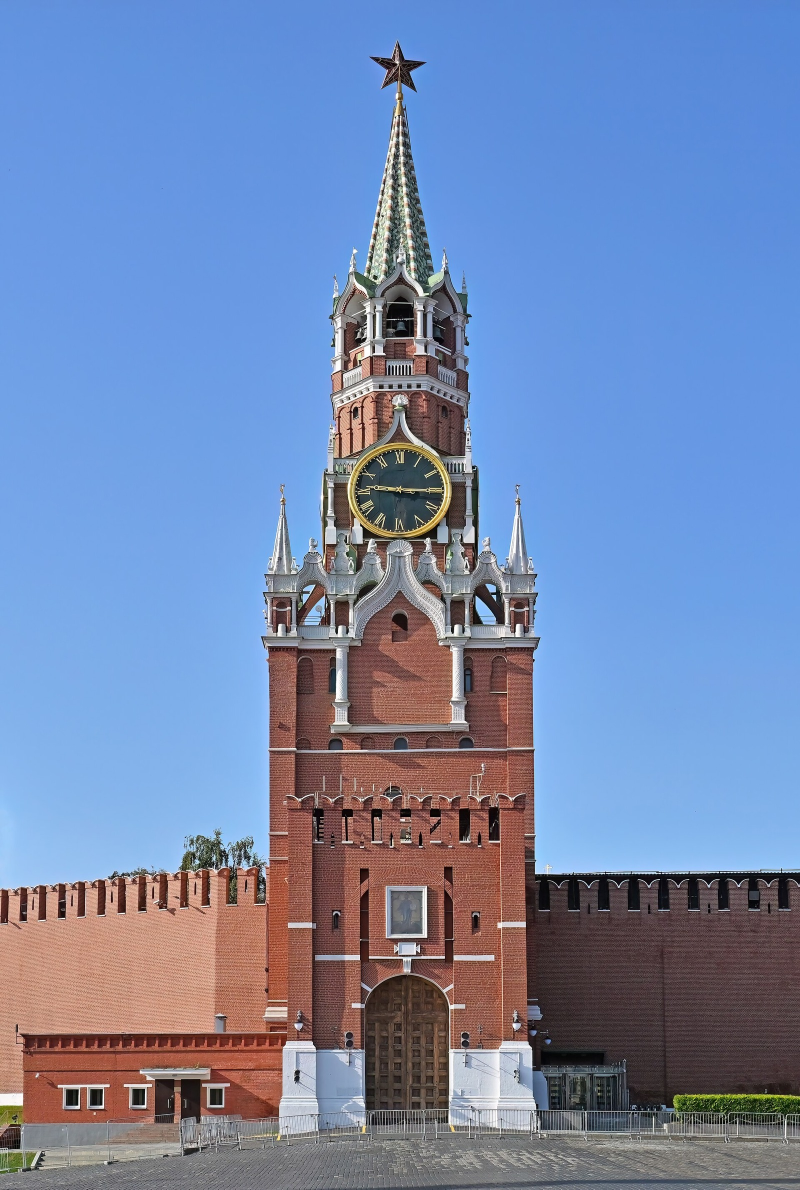
#> input picture scratch/img/web/hist02/tower_1.jpg, 1600 x 2379 px (shown at 1/2 size)
$ python -i build_hist02.py   (imports and definitions only)
#> lines starting #> are read from the running program, lines starting #| are printed output that depends on the picture
"""История России №2 «Часы, у которых крутился циферблат» — Reels 9:16.

Правила серии — docs/scenarios/history/README.md: рисованный дедушка-летописец (HeyGen),
голос Станислав, только настоящие картинки (Wikimedia Commons), движение — монтажом,
без звука «вжух» на сменах, ≤5–6 картинок, каждая держится ≥4 с.

Главный приём — вращающийся циферблат: кольцо из 17 славянских букв-чисел медленно
крутится под неподвижным золотым лучом поверх размытого фото Спасской башни
(рисуется кодом, это монтажная графика, не генерация).

python3 render/landing/build_hist02.py   →  render/landing/hist02-9x16.mp4
"""
import json
import math
import os
import subprocess
import sys

from PIL import Image, ImageDraw, ImageFilter, ImageFont

sys.path.insert(0, os.path.dirname(os.path.abspath(__file__)))
import build_hist01 as H   # картинки, плашки, наезды/панорамы (общие для серии)
import build_ig6 as B
import sfx as SFX

ROOT = B.ROOT
B.SCEN = f"{ROOT}/docs/scenarios/history/02-clock.md"
B.AUDIO = os.environ.get("AUDIO", f"{ROOT}/scratch/hist/02-trim.mp3")
B.WHISPER = os.environ.get("WHISPER", f"{ROOT}/scratch/hist02-whisper-a.json")
B.CLIP = os.environ.get("CLIP", f"{ROOT}/scratch/hist/02-host.mp4")
B.OUT = os.environ.get("OUT", f"{ROOT}/render/landing/hist02-9x16.mp4")
B.TMP = f"{ROOT}/render/landing/.hist02"
WEB = f"{ROOT}/scratch/img/web/hist02"
MUSIC = H.MUSIC
MUSIC_GAIN = 0.11
W, H_ = B.W, B.H
GOLD = (214, 170, 82)
DIAL_D, DIAL_CY = 680, 730
F_DIAL = "/usr/share/fonts/truetype/dejavu/DejaVuSerif-Bold.ttf"
# славянские числа 1–17 (буква + титло рисуется линией над ней)
SLAV = ["а", "в", "г", "д", "є", "ѕ", "з", "и", "ѳ", "і", "аі", "ві", "гі", "ді", "єі", "ѕі", "зі"]

# (имя, файл/dial, режим, слово-начало, после слова, слово-конец, опции)
SHOTS = [
    ("dial1", None, "dial", None, None, "Это", {}),
    ("tower", "tower_1.jpg", "cover", "Такие", None, "В", {"dx": 0}),
    ("kremlin", "kremlin_4.jpg", "cover", "В", "Кремля", "Сверху", {"dx": 1}),
    ("dial2", None, "dial", "Сверху", None, "И", {}),
    ("dial3", None, "dial", "Летом", None, "Иностранцы", {"seventeen": True}),
    ("foreign", "spass2_1.jpg", "cover", "Иностранцы", None, "потом", {"dx": -1}),
    ("peter", "peter_1.jpg", "card", "потом", None, "Скажите", {"zoom": 1.06}),
]
CHIPS = [
    ("Спасская башня, Кремль", "Такие", None, "В", 330),
    ("1625 · мастер Христофор Головей", "В", "Кремля", "Сверху", 330),
    ("Вместо цифр — буквы", "вместо", None, "И", 1115),
    ("17 делений — самый длинный день", "Летом", None, "Иностранцы", 1115),
    ("Гравюра XVIII века", "Иностранцы", None, "потом", 330),
    ("Пётр I — часы на 12 цифр", "потом", None, "Скажите", 330),
]
HOOK = ("СТРЕЛКА СТОИТ,", "А ЦИФЕРБЛАТ", "КРУТИТСЯ")


# [42 lines left out: functions dial_png, ray_png, not called in this run]


def dial_bg(path):
#> called with path = '../../scratch/img/web/hist02/tower_1.jpg'
    im = Image.open(f"{WEB}/tower_1.jpg").convert("RGB")
#> im is the input picture: PIL image 1600x2379 RGB; mean R, G, B 115.5, 135.1, 174.2
    k = max(W / im.width, H_ / im.height)
#> k = 0.807
    bg = im.resize((round(im.width * k), round(im.height * k)))
    bg = bg.crop(((bg.width - W) // 2, 0, (bg.width - W) // 2 + W, H_))
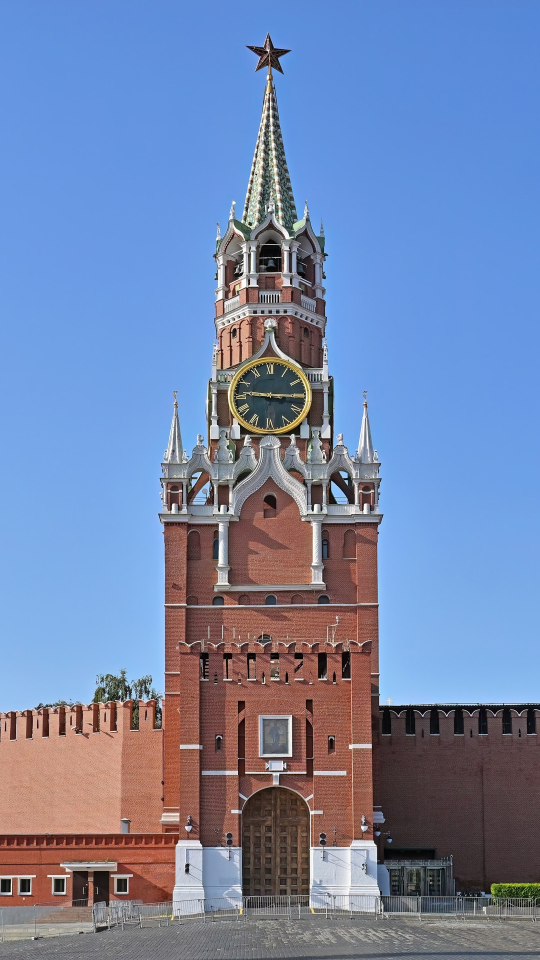
#> bg: PIL image 1080x1920 RGB (shown at 1/2 size); mean R, G, B 115.6, 133.3, 170.6
    bg = Image.blend(bg.filter(ImageFilter.GaussianBlur(26)), Image.new("RGB", (W, H_), (18, 12, 8)), 0.55)
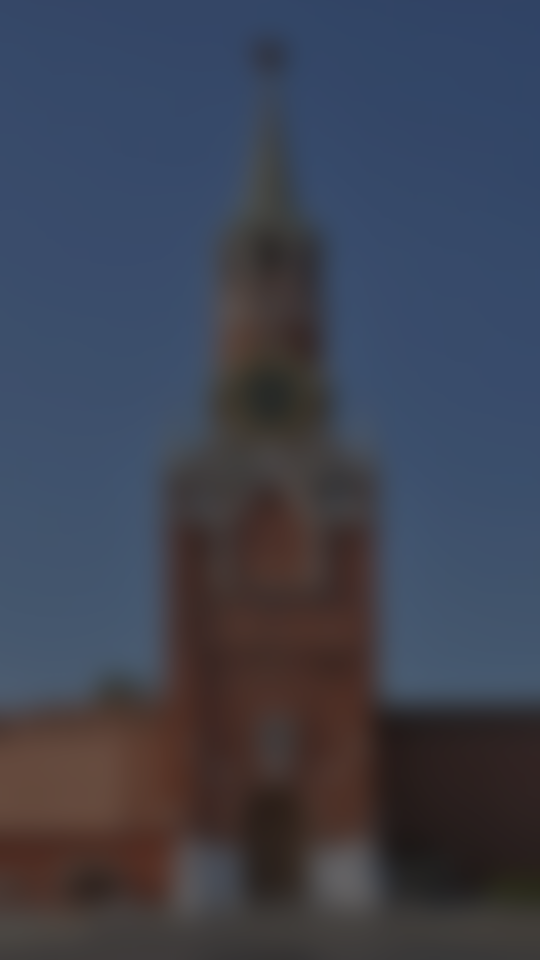
#> bg: PIL image 1080x1920 RGB (shown at 1/2 size); mean R, G, B 61.4, 66.1, 80.7
    bg.save(path, quality=94)


# [124 lines left out: functions dial_shot, main, not called in this run]


# [2 lines not run here, left out]

>>> result = dial_bg('../../scratch/img/web/hist02/tower_1.jpg')
